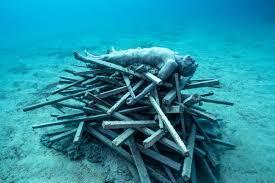
#> input picture input_images/334_img_.png, 275 x 183 px
$ python index.py
#> lines starting #> are read from the running program, lines starting #| are printed output that depends on the picture
import cv2
import numpy as np
import matplotlib.pyplot as plt
from scipy.fftpack import fft2, ifft2, fftshift, ifftshift

# 1. Dataset Loading and Preprocessing
def load_image(path):
    """Loads an image and converts it to RGB."""
#> called with path = 'input_images/334_img_.png'
    image = cv2.imread(path)
#> image is the input picture: shape (183, 275, 3); mean B, G, R 162, 142.5, 36.4
    image_rgb = cv2.cvtColor(image, cv2.COLOR_BGR2RGB)
    return image_rgb

def display_image(image, title="Image"):
    """Displays an image using matplotlib."""
    plt.imshow(image)
    plt.title(title)
    plt.axis("off")
    plt.show()

# 2. Color Correction (Frequency Domain)
def correct_color_frequency(image):
    """Applies frequency domain corrections for color balance."""
    # Convert to grayscale for frequency analysis
    gray = cv2.cvtColor(image, cv2.COLOR_RGB2GRAY)

    # Perform FFT
    f = fft2(gray)
    fshift = fftshift(f)
    magnitude_spectrum = 20 * np.log(np.abs(fshift))
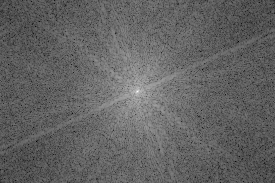
#> magnitude_spectrum: shape (183, 275) float64; min 55.19, max 311.1, mean 154.8; drawn with min black and max white

    # Filter (e.g., low-pass filter to remove high-frequency noise)
    rows, cols = gray.shape
#> rows = 183; cols = 275
    crow, ccol = rows // 2, cols // 2
#> crow = 91; ccol = 137
    mask = np.zeros((rows, cols), np.uint8)
    mask[crow - 30:crow + 30, ccol - 30:ccol + 30] = 1

    fshift_filtered = fshift * mask
    f_ishift = ifftshift(fshift_filtered)
    corrected_image = np.abs(ifft2(f_ishift))
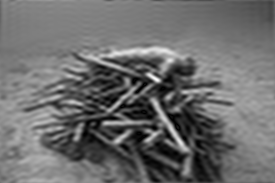
#> corrected_image: shape (183, 275) float64; min 0.293, max 263, mean 113.1; drawn with min black and max white

    # Normalize and merge with original color
    corrected_image = cv2.normalize(corrected_image, None, 0, 255, cv2.NORM_MINMAX).astype(np.uint8)
    corrected_color = cv2.merge([corrected_image, image[:, :, 1], image[:, :, 2]])
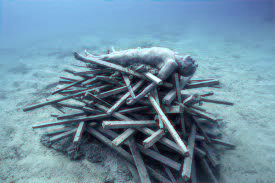
#> corrected_color: shape (183, 275, 3); mean R, G, B 108.9, 142.5, 162
    return corrected_color

# 3. Contrast Enhancement (Spatial Domain)
def enhance_contrast(image):
    """Enhances contrast using CLAHE."""
    lab = cv2.cvtColor(image, cv2.COLOR_RGB2LAB)
#> lab: shape (183, 275, 3); mean of channels 0, 1, 2 144.7, 122, 114.2
    l, a, b = cv2.split(lab)
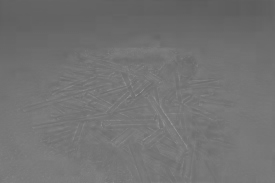
#> b: shape (183, 275); min 92, max 152, mean 114.2

    # Apply CLAHE to L-channel
    clahe = cv2.createCLAHE(clipLimit=2.0, tileGridSize=(8, 8))
    l_clahe = clahe.apply(l)
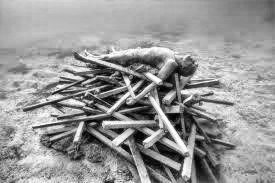
#> l_clahe: shape (183, 275); min 0, max 255, mean 151.5

    # Merge channels and convert back to RGB
    lab_clahe = cv2.merge((l_clahe, a, b))
#> lab_clahe: shape (183, 275, 3); mean of channels 0, 1, 2 151.5, 122, 114.2
    enhanced_image = cv2.cvtColor(lab_clahe, cv2.COLOR_LAB2RGB)
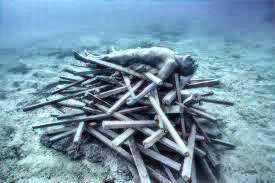
#> enhanced_image: shape (183, 275, 3); mean R, G, B 115.9, 149.5, 169
    return enhanced_image

# 4. Dynamic Gain Adjustment
def dynamic_gain_adjustment(image):
    """Adjusts gain dynamically based on pixel intensity."""
    mean_intensity = np.mean(image)
#> mean_intensity = 144.8
    gain = 128 / mean_intensity if mean_intensity > 0 else 1.0
#> gain = 0.884

    adjusted_image = np.clip(image * gain, 0, 255).astype(np.uint8)
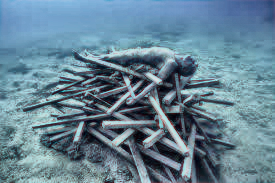
#> adjusted_image: shape (183, 275, 3); mean R, G, B 102, 131.7, 148.9
    return adjusted_image

# 5. Evaluation and Visualization
def compare_images(original, processed, titles=("Original", "Processed")):
    """Displays side-by-side comparison of images."""
#> called with titles = ('Original', 'Processed')
    plt.figure(figsize=(12, 6))

    # Original image
    plt.subplot(1, 2, 1)
    plt.imshow(original)
    plt.title(titles[0])
    plt.axis("off")

    # Processed image
    plt.subplot(1, 2, 2)
    plt.imshow(processed)
    plt.title(titles[1])
    plt.axis("off")

    plt.show()

# Example Workflow
if __name__ == "__main__":
    # Load and preprocess image
    image_path = "input_images/334_img_.png"
    original_image = load_image(image_path)
    display_image(original_image, title="Original Image")

    # Apply color correction
    color_corrected_image = correct_color_frequency(original_image)
    display_image(color_corrected_image, title="Color Corrected Image")

    # Enhance contrast
    contrast_enhanced_image = enhance_contrast(color_corrected_image)
    display_image(contrast_enhanced_image, title="Contrast Enhanced Image")

    # Adjust gain dynamically
    final_image = dynamic_gain_adjustment(contrast_enhanced_image)
    display_image(final_image, title="Final Enhanced Image")

    # Compare original and final images
    compare_images(original_image, final_image)

$ run again, with input_images/345_img_.png copied over input_images/334_img_.png
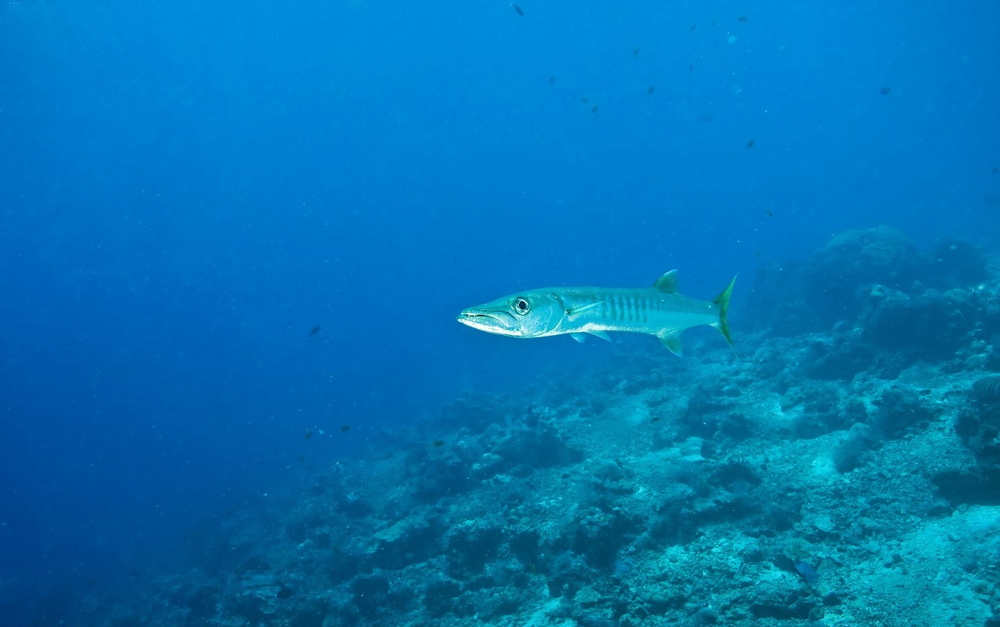
#> input picture input_images/345_img_.png, 1000 x 627 px, shrunk from 1280 x 803 before the run
#> in load_image, image is the input picture: shape (627, 1000, 3); mean B, G, R 178.6, 115.4, 2.2
#> lab: shape (627, 1000, 3); mean of channels 0, 1, 2 123.5, 133.8, 90.5
#> in enhance_contrast, `l_clahe = clahe.apply(l)`:
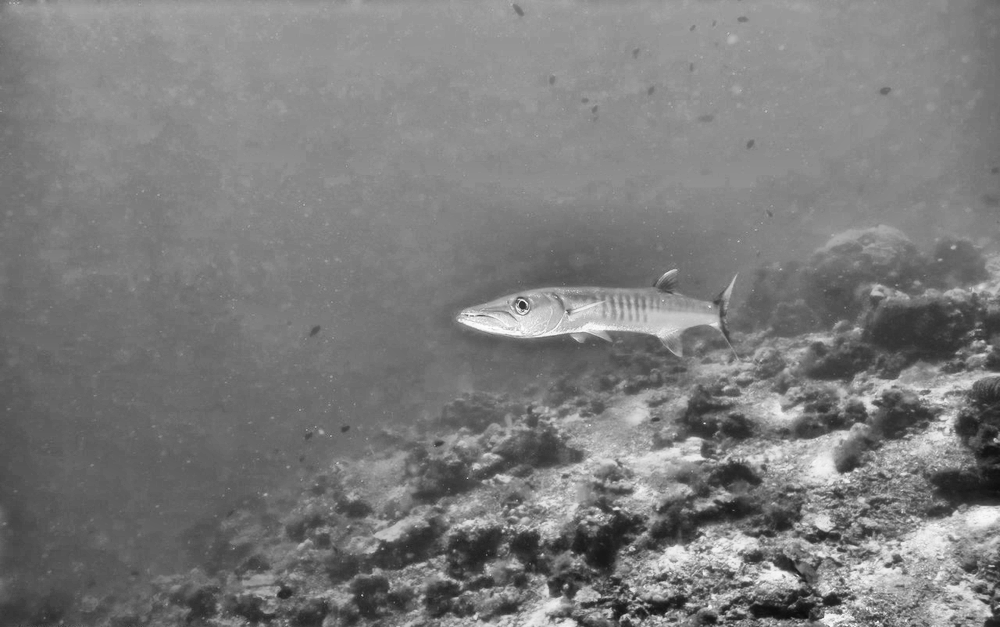
#> l_clahe: shape (627, 1000); min 13, max 254, mean 123.8
#> lab_clahe: shape (627, 1000, 3); mean of channels 0, 1, 2 123.8, 133.8, 90.5
#> in enhance_contrast, `enhanced_image = cv2.cvtColor(lab_clahe, cv2.COLOR_LAB2RGB)`:
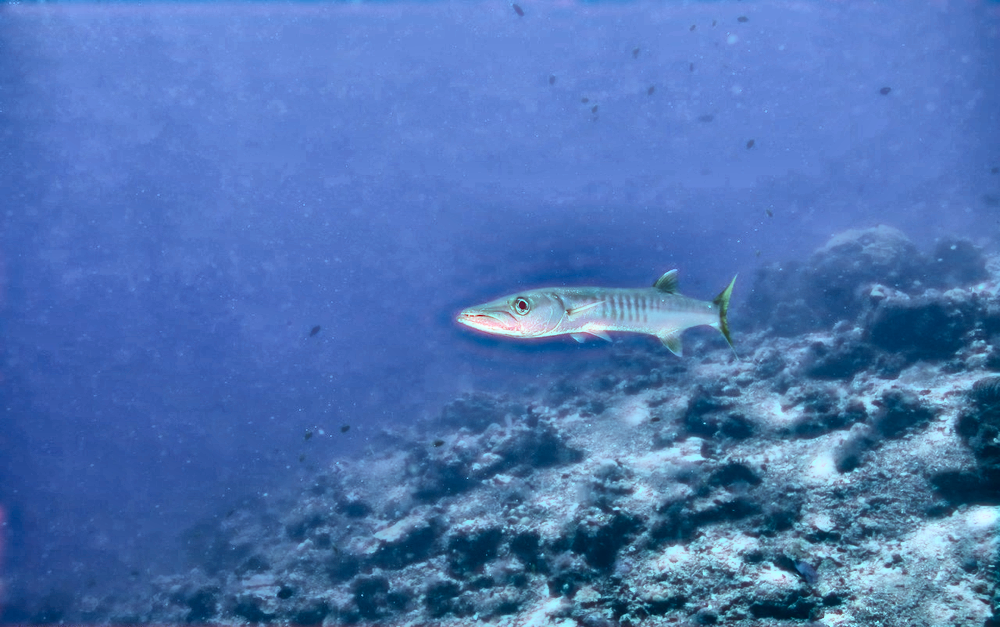
#> enhanced_image: shape (627, 1000, 3); mean R, G, B 76.4, 116.3, 179.3
#> mean_intensity = 124
#> gain = 1.03

$ run again, with input_images/577_img_.png copied over input_images/334_img_.png
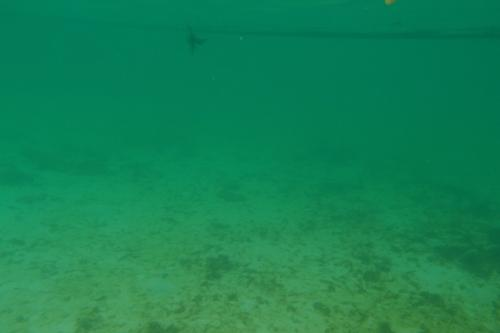
#> input picture input_images/577_img_.png, 500 x 333 px
#> in load_image, image is the input picture: shape (333, 500, 3); mean B, G, R 84.3, 131.1, 20.3
#> lab: shape (333, 500, 3); mean of channels 0, 1, 2 132.3, 109.2, 150.4
#> lab_clahe: shape (333, 500, 3); mean of channels 0, 1, 2 134.5, 109.2, 150.4
#> in enhance_contrast, `enhanced_image = cv2.cvtColor(lab_clahe, cv2.COLOR_LAB2RGB)`:
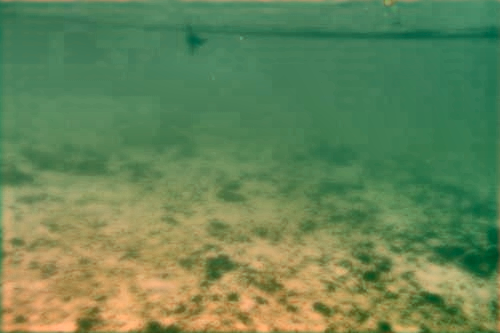
#> enhanced_image: shape (333, 500, 3); mean R, G, B 102.9, 133.4, 86.5
#> mean_intensity = 107.6
#> gain = 1.19
#> in dynamic_gain_adjustment, `adjusted_image = np.clip(image * gain, 0, 255).astype(np.uint8)`:
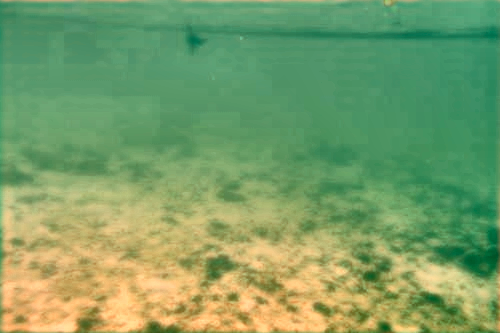
#> adjusted_image: shape (333, 500, 3); mean R, G, B 121.5, 158.2, 102.3

$ run again, with input_images/set_f10.jpg saved as input_images/334_img_.png
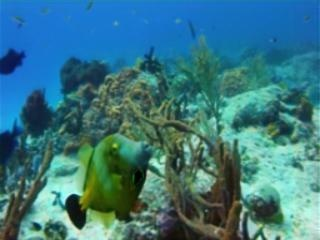
#> input picture input_images/set_f10.jpg, 320 x 240 px
#> in load_image, image is the input picture: shape (240, 320, 3); mean B, G, R 129.7, 119, 57.8
#> lab: shape (240, 320, 3); mean of channels 0, 1, 2 124.8, 126.8, 120.7
#> lab_clahe: shape (240, 320, 3); mean of channels 0, 1, 2 132.5, 126.8, 120.7
#> in enhance_contrast, `enhanced_image = cv2.cvtColor(lab_clahe, cv2.COLOR_LAB2RGB)`:
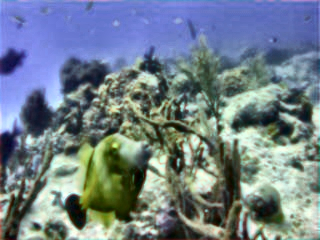
#> enhanced_image: shape (240, 320, 3); mean R, G, B 112.6, 127.4, 138.2
#> mean_intensity = 126.1
#> gain = 1.02
